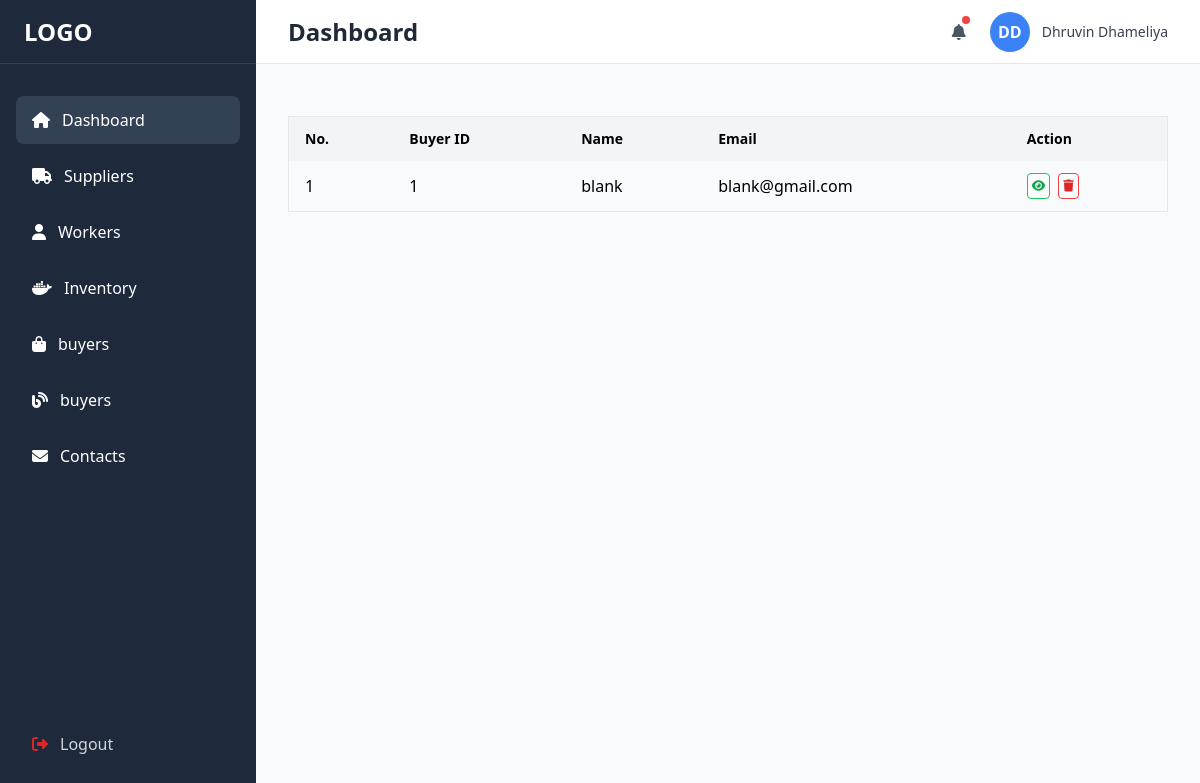
Page /admin_panel/auth_buyers/ (signed in) on the committed database.
### buyers/models.py (models this page shows, shortened)
class Buyer(models.Model):
    name = models.CharField(max_length=100)
    email = models.EmailField(unique=True)
    password = models.CharField(max_length=255)
    address = models.TextField(blank=True, null=True)
    city = models.CharField(max_length=50, blank=True, null=True)
    state = models.CharField(max_length=50, blank=True, null=True)
    pincode = models.CharField(max_length=10, blank=True, null=True)
    phone = models.CharField(max_length=15, null=True, blank=True)
    profile_image = models.ImageField(upload_to="buyers/", blank=True, null=True)
    gender = models.CharField(max_length=10, blank=True, null=True)

### admin_panel/views.py (the view)
# urls.py: path('auth_buyers/',auth_buyers,name='auth_buyers'),
@never_cache
@login_required(login_url='auth_login')
def auth_buyers(request):
    buyers = Buyer.objects.all().order_by('-id')
    context = {
        'buyers': buyers
    }
    return render(request, 'auth_buyers.html', context)

### admin_panel/templates/auth_buyers.html (shortened to what this page needs)
{% extends "base.html" %}
{% block admin_dash %}
<main class="p-4 sm:p-6 lg:p-8">
    <div class="overflow-x-auto mt-5">
        <table class="min-w-full border border-gray-200 rounded-lg">
            <thead class="bg-gray-100">
                <tr>
                    <th class="px-4 py-3 text-left text-sm">No.</th>
                    <th class="px-4 py-3 text-left text-sm">Buyer ID</th>
                    <th class="px-4 py-3 text-left text-sm">Name</th>
                    <th class="px-4 py-3 text-left text-sm">Email</th>
                    <th class="px-4 py-3 text-left text-sm">Action</th>
                </tr>
            </thead>
            <tbody>
                {% for buyer in buyers %}
                <tr class="hover:bg-gray-50">
                    <td class="px-4 py-3">{{ forloop.counter }}</td>
                    <td class="px-4 py-3">{{ buyer.id }}</td>
                    <td class="px-4 py-3">{{ buyer.name }}</td>
                    <td class="px-4 py-3">{{ buyer.email }}</td>
                    <td class="px-4 py-3 flex gap-2">
                        <button
    onclick="openViewModal(
        '{{ buyer.id }}',
        '{{ buyer.name }}',
        '{{ buyer.email }}',
    )"
    class="px-1 text-xs text-green-600 border rounded border-green-500 py-1">
    <i class="fa-solid fa-eye"></i>
</button>
                       <button
                            onclick="openDeleteModal('{% url 'delete_buyer' buyer.id %}')"
                            class="px-1 text-xs text-red-600 border rounded border-red-500 py-1">
                            <i class="fa-solid fa-trash"></i>
                        </button>
                    </td>
                </tr>
                {% endfor %}
            </tbody>
        </table>
    </div>
</main>
{% endblock admin_dash %}

### rows in the picture
Buyer: id "1", name "blank", email "blank@gmail.com"
